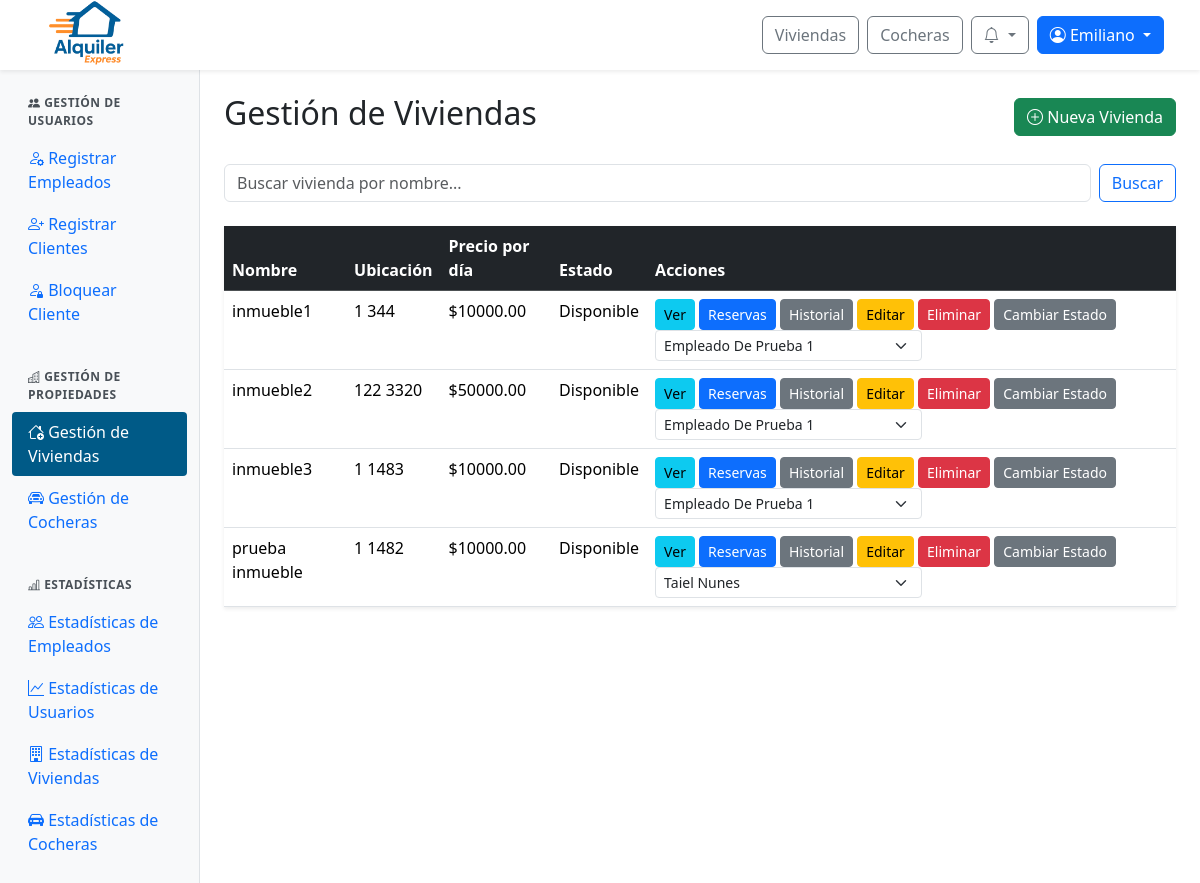
Before: /panel/inmuebles/ (signed in) with the older database file.
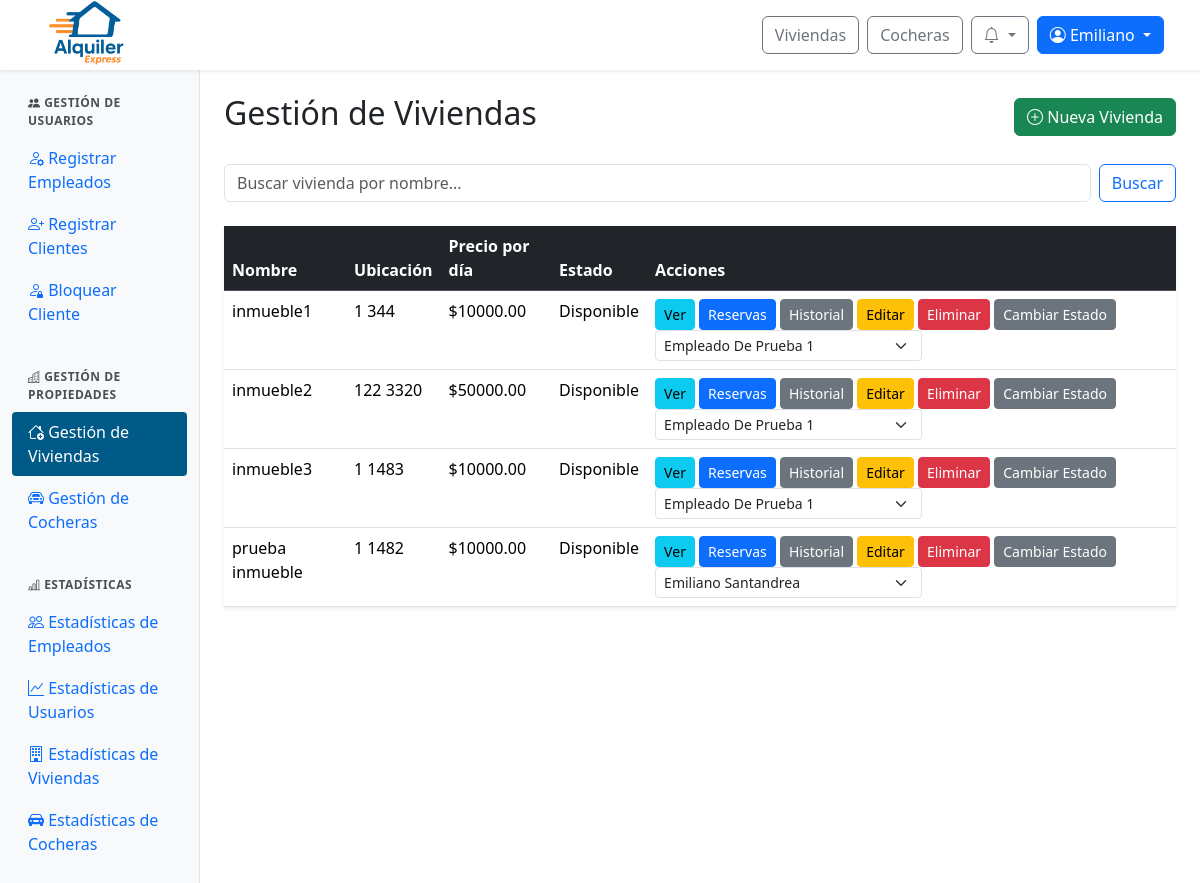
After: the same page with the newer database file.
### web/models.py (models this page shows, shortened)
class Inmueble(models.Model):
    id_inmueble = models.AutoField(primary_key=True)
    nombre = models.CharField(max_length=100, unique=True)
    direccion = models.TextField()
    provincia = models.ForeignKey(Provincia, on_delete=models.SET_NULL, null=True)
    ciudad = models.ForeignKey(Ciudad, on_delete=models.SET_NULL, null=True)
    descripcion = models.TextField()
    cantidad_banios = models.IntegerField()
    cantidad_ambientes = models.IntegerField()
    cantidad_camas = models.IntegerField()
    cantidad_huespedes = models.IntegerField()
    precio_por_dia = models.DecimalField(max_digits=10, decimal_places=2)
    politica_cancelacion = models.TextField()
    fecha_publicacion = models.DateField()
    cochera = models.ForeignKey(Cochera, null=True, blank=True, on_delete=models.SET_NULL)
    estado = models.ForeignKey(Estado, on_delete=models.SET_NULL, null=True)
    empleado = models.ForeignKey(Perfil, null=True, blank=True, on_delete=models.SET_NULL)
    minimo_dias_alquiler = models.PositiveIntegerField(default=1, verbose_name="Mínimo de días de alquiler")

class Perfil(models.Model):
    id_perfil = models.AutoField(primary_key=True)
    usuario = models.OneToOneField(User, on_delete=models.CASCADE)
    dni = models.CharField(max_length=20)
    fecha_nacimiento = models.DateField(null=True, blank=True)

class Estado(models.Model):
    id_estado = models.AutoField(primary_key=True)
    nombre = models.CharField(max_length=100)

### web/views/viewsAdminPropiedades.py (the view)
# urls.py: path('panel/inmuebles/', viewsAdminPropiedades.admin_inmuebles, name='admin_inmuebles'),
@login_required
@user_passes_test(is_admin_or_empleado)
def admin_inmuebles(request):
    query = request.GET.get('q', '').strip()
    inmuebles = Inmueble.objects.exclude(estado__nombre='Eliminado').order_by('nombre')
    if query:
        inmuebles = inmuebles.filter(
            Q(nombre__icontains=query) | Q(descripcion__icontains=query)
        )
    empleados = Perfil.objects.filter(usuario__groups__name="empleado")
    admins = Perfil.objects.filter(usuario__is_staff=True).distinct()
    fechas_max_ocupadas = {}
    for inmueble in inmuebles:
        reservas_activas = Reserva.objects.filter(
            inmueble=inmueble,
            estado__nombre__in=['Aprobada', 'Pagada', 'Confirmada'],
            fecha_inicio__gte=date.today()
        ).order_by('fecha_inicio')
        if reservas_activas.exists():
            fecha_bloqueo = reservas_activas.first().fecha_inicio - timedelta(days=1)
            fechas_max_ocupadas[inmueble.id_inmueble] = fecha_bloqueo.strftime('%Y-%m-%d')
        else:
            fechas_max_ocupadas[inmueble.id_inmueble] = None
    estados = list(Estado.objects.filter(nombre__in=["Disponible", "En Mantenimiento"]).values('id_estado', 'nombre'))
    id_disponible = next((e['id_estado'] for e in estados if e['nombre'] == "Disponible"), None)
    id_mantenimiento = next((e['id_estado'] for e in estados if e['nombre'] == "En Mantenimiento"), None)
    return render(request, 'admin/admin_inmuebles.html', {
        'inmuebles': inmuebles,
        'query': query,
        'empleados': empleados,
        'admins': admins,
        'estados': estados,
        'id_disponible': id_disponible,
        'id_mantenimiento': id_mantenimiento,
        'fechas_max_ocupadas': fechas_max_ocupadas,
    })

### web/context_processors.py (called while the page is built)
def notifications(request):
    if request.user.is_authenticated:
        try:
            return {
                'notificaciones': request.user.perfil.notificacion_set.order_by('-fecha_creacion')[:10],
                'notificaciones_no_leidas': request.user.perfil.notificacion_set.filter(leido=False).count()
            }
        except Exception:
            return {}
    return {}

def is_client_context(request):
    return {'is_client': is_client(request.user)}

### web/utils.py (called while the page is built)
def is_client(user):
    return user.is_authenticated and user.groups.filter(name="cliente").exists()

def is_admin_or_empleado(user):
    return user.is_authenticated and (user.is_staff or user.groups.filter(name="empleado").exists())

### web/templates/admin/admin_inmuebles.html (shortened to what this page needs)
{% extends 'admin/admin_base.html' %}
{% block admin_content %}
<div class="d-flex justify-content-between align-items-center mb-4">
    <h2>Gestión de Viviendas</h2>
    {% if user.is_staff %}
    <a href="{% url 'admin_inmuebles_alta' %}" class="btn btn-success">
        <i class="bi bi-plus-circle"></i> Nueva Vivienda
    </a>
    {% endif %}
    <link rel="stylesheet" href="https://cdn.jsdelivr.net/npm/flatpickr/dist/flatpickr.min.css">
</div>
<form class="d-flex mb-4" role="search" method="GET" action="{% url 'admin_inmuebles' %}">
    <input class="form-control me-2" type="search" placeholder="Buscar vivienda por nombre..." aria-label="Search" name="q" value="{{ query }}">
    <button class="btn btn-outline-primary" type="submit">Buscar</button>
</form>
<div class="shadow-sm">
  <div class="card-body">
    <table class="table table-hover">
      <thead class="table-dark">
        <tr>
          <th>Nombre</th>
          <th>Ubicación</th>
          <th>Precio por día</th>
          <th>Estado</th>
          <th>Acciones</th>
        </tr>
      </thead>
      <tbody>
        {% for inmueble in inmuebles %}
        <tr>
          <td>{{ inmueble.nombre }}</td>
          <td>{{ inmueble.direccion }}</td>
          <td>${{ inmueble.precio_por_dia|floatformat:2 }}</td>
          <td>{{ inmueble.estado.nombre }}</td>
          <td>
            <a href="{% url 'detalle_inmueble' inmueble.id_inmueble %}" class="btn btn-sm btn-info" title="Ver Detalles">Ver</a>
            <a href="{% url 'admin_inmuebles_reservas' inmueble.id_inmueble %}" class="btn btn-sm btn-primary" title="Ver Estado/Reservas">Reservas</a>
            <a href="{% url 'admin_inmuebles_historial' inmueble.id_inmueble %}" class="btn btn-sm btn-secondary" title="Ver Historial">Historial</a>
            {% if user.is_staff %}
              <a href="{% url 'admin_inmuebles_editar' inmueble.id_inmueble %}" class="btn btn-sm btn-warning" title="Editar">Editar</a>
              <a href="#" class="btn btn-sm btn-danger eliminar-inmueble" data-id="{{ inmueble.id_inmueble }}" title="Eliminar">Eliminar</a>
              <button type="button"
                      class="btn btn-sm btn-secondary cambiar-estado-btn"
                      data-inmueble="{{ inmueble.id_inmueble }}"
                      data-estado-actual="{{ inmueble.estado.nombre }}">
                Cambiar Estado
              </button>
              <form method="post" action="{% url 'cambiar_empleado_inmueble' inmueble.id_inmueble %}" style="display:inline;">
                <select name="empleado" class="form-select form-select-sm d-inline w-auto align-middle" onchange="this.form.submit()">
                  {% for empleado in empleados %}
                    <option value="{{ empleado.usuario.id }}" {% if inmueble.empleado and inmueble.empleado.usuario.id == empleado.usuario.id %}selected{% endif %}>
                      {{ empleado.usuario.get_full_name }}
                    </option>
                  {% endfor %}
                  {% for admin in admins %}
                    <option value="{{ admin.usuario.id }}" style="color: #F26A1B;" {% if inmueble.empleado and inmueble.empleado.usuario.id == admin.usuario.id %}selected{% endif %}>
                      {{ admin.usuario.get_full_name }}
                    </option>
                  {% endfor %}
                </select>
              </form>
            {% endif %}
          </td>
        </tr>
        {% empty %}
        <tr>
          <td colspan="5">No se encontraron viviendas.</td>
        </tr>
        {% endfor %}
      </tbody>
    </table>
  </div>
</div>
{% endblock %}

Changed rows visible on the page:
changed Inmueble "prueba inmueble": empleado "Taiel Nunes" → "Emiliano Santandrea"
